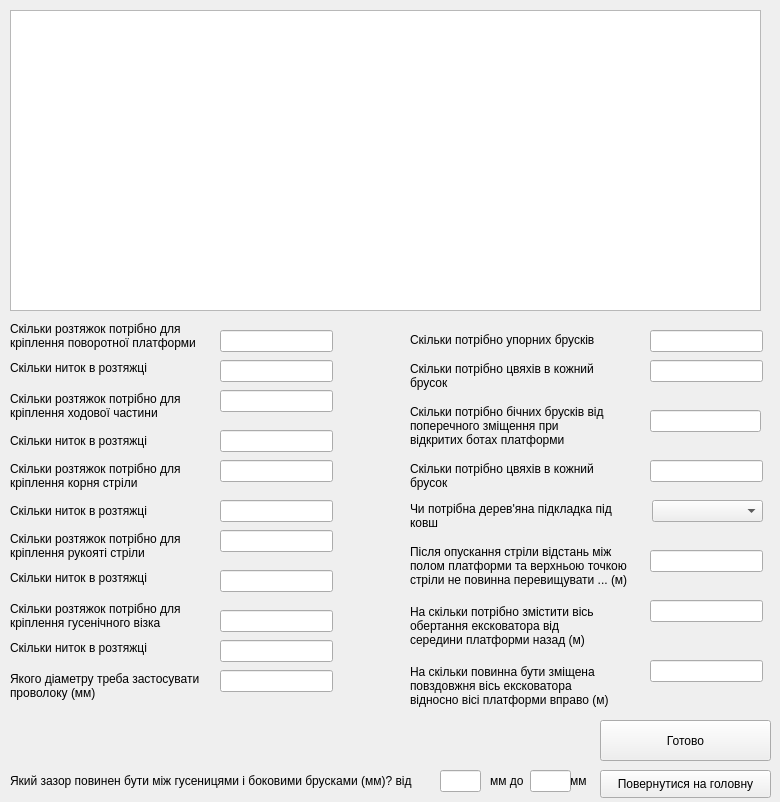
<?xml version="1.0" encoding="UTF-8"?>
<ui version="4.0">
 <class>Excavator_Form</class>
 <widget class="QWidget" name="Excavator_Form">
  <property name="geometry">
   <rect>
    <x>0</x>
    <y>0</y>
    <width>780</width>
    <height>802</height>
   </rect>
  </property>
  <property name="windowTitle">
   <string>Екскаватор ЕО-4125 на платформі</string>
  </property>
  <widget class="QGraphicsView" name="graphicsView">
   <property name="geometry">
    <rect>
     <x>10</x>
     <y>10</y>
     <width>751</width>
     <height>301</height>
    </rect>
   </property>
  </widget>
  <widget class="QLabel" name="label">
   <property name="geometry">
    <rect>
     <x>10</x>
     <y>320</y>
     <width>211</width>
     <height>31</height>
    </rect>
   </property>
   <property name="text">
    <string>Скільки розтяжок потрібно для
кріплення поворотної платформи</string>
   </property>
  </widget>
  <widget class="QLabel" name="label_2">
   <property name="geometry">
    <rect>
     <x>10</x>
     <y>670</y>
     <width>211</width>
     <height>31</height>
    </rect>
   </property>
   <property name="text">
    <string>Якого діаметру треба застосувати
проволоку (мм)</string>
   </property>
  </widget>
  <widget class="QLabel" name="label_3">
   <property name="geometry">
    <rect>
     <x>10</x>
     <y>360</y>
     <width>191</width>
     <height>16</height>
    </rect>
   </property>
   <property name="text">
    <string>Скільки ниток в розтяжці</string>
   </property>
  </widget>
  <widget class="QLabel" name="label_4">
   <property name="geometry">
    <rect>
     <x>10</x>
     <y>390</y>
     <width>211</width>
     <height>31</height>
    </rect>
   </property>
   <property name="text">
    <string>Скільки розтяжок потрібно для
кріплення ходової частини</string>
   </property>
  </widget>
  <widget class="QLabel" name="label_5">
   <property name="geometry">
    <rect>
     <x>10</x>
     <y>430</y>
     <width>191</width>
     <height>21</height>
    </rect>
   </property>
   <property name="text">
    <string>Скільки ниток в розтяжці</string>
   </property>
  </widget>
  <widget class="QLabel" name="label_6">
   <property name="geometry">
    <rect>
     <x>10</x>
     <y>460</y>
     <width>201</width>
     <height>31</height>
    </rect>
   </property>
   <property name="text">
    <string>Скільки розтяжок потрібно для
кріплення корня стріли</string>
   </property>
  </widget>
  <widget class="QLabel" name="label_7">
   <property name="geometry">
    <rect>
     <x>10</x>
     <y>500</y>
     <width>191</width>
     <height>21</height>
    </rect>
   </property>
   <property name="text">
    <string>Скільки ниток в розтяжці</string>
   </property>
  </widget>
  <widget class="QLabel" name="label_8">
   <property name="geometry">
    <rect>
     <x>10</x>
     <y>530</y>
     <width>191</width>
     <height>31</height>
    </rect>
   </property>
   <property name="text">
    <string>Скільки розтяжок потрібно для
кріплення рукояті стріли</string>
   </property>
  </widget>
  <widget class="QLabel" name="label_9">
   <property name="geometry">
    <rect>
     <x>10</x>
     <y>570</y>
     <width>181</width>
     <height>16</height>
    </rect>
   </property>
   <property name="text">
    <string>Скільки ниток в розтяжці</string>
   </property>
  </widget>
  <widget class="QLabel" name="label_10">
   <property name="geometry">
    <rect>
     <x>10</x>
     <y>600</y>
     <width>191</width>
     <height>31</height>
    </rect>
   </property>
   <property name="text">
    <string>Скільки розтяжок потрібно для
кріплення гусенічного візка</string>
   </property>
  </widget>
  <widget class="QLabel" name="label_11">
   <property name="geometry">
    <rect>
     <x>10</x>
     <y>640</y>
     <width>171</width>
     <height>16</height>
    </rect>
   </property>
   <property name="text">
    <string>Скільки ниток в розтяжці</string>
   </property>
  </widget>
  <widget class="QLabel" name="label_12">
   <property name="geometry">
    <rect>
     <x>10</x>
     <y>765</y>
     <width>431</width>
     <height>31</height>
    </rect>
   </property>
   <property name="text">
    <string>Який зазор повинен бути між гусеницями і боковими брусками (мм)? від</string>
   </property>
  </widget>
  <widget class="QLabel" name="label_13">
   <property name="geometry">
    <rect>
     <x>410</x>
     <y>330</y>
     <width>231</width>
     <height>20</height>
    </rect>
   </property>
   <property name="text">
    <string>Скільки потрібно упорних брусків</string>
   </property>
  </widget>
  <widget class="QLabel" name="label_14">
   <property name="geometry">
    <rect>
     <x>410</x>
     <y>360</y>
     <width>221</width>
     <height>31</height>
    </rect>
   </property>
   <property name="text">
    <string>Скільки потрібно цвяхів в кожний
брусок</string>
   </property>
  </widget>
  <widget class="QLabel" name="label_15">
   <property name="geometry">
    <rect>
     <x>410</x>
     <y>400</y>
     <width>241</width>
     <height>51</height>
    </rect>
   </property>
   <property name="text">
    <string>Скільки потрібно бічних брусків від
поперечного зміщення при
відкритих ботах платформи</string>
   </property>
  </widget>
  <widget class="QLabel" name="label_16">
   <property name="geometry">
    <rect>
     <x>410</x>
     <y>460</y>
     <width>231</width>
     <height>31</height>
    </rect>
   </property>
   <property name="text">
    <string>Скільки потрібно цвяхів в кожний
брусок</string>
   </property>
  </widget>
  <widget class="QLabel" name="label_17">
   <property name="geometry">
    <rect>
     <x>410</x>
     <y>660</y>
     <width>251</width>
     <height>51</height>
    </rect>
   </property>
   <property name="text">
    <string>На скільки повинна бути зміщена
повздовжня вісь ексковатора
відносно вісі платформи вправо (м)</string>
   </property>
  </widget>
  <widget class="QLabel" name="label_18">
   <property name="geometry">
    <rect>
     <x>410</x>
     <y>500</y>
     <width>241</width>
     <height>31</height>
    </rect>
   </property>
   <property name="text">
    <string>Чи потрібна дерев'яна підкладка під
ковш</string>
   </property>
  </widget>
  <widget class="QLabel" name="label_19">
   <property name="geometry">
    <rect>
     <x>410</x>
     <y>540</y>
     <width>261</width>
     <height>51</height>
    </rect>
   </property>
   <property name="text">
    <string>Після опускання стріли відстань між
полом платформи та верхньою точкою
стріли не повинна перевищувати ... (м)</string>
   </property>
  </widget>
  <widget class="QLabel" name="label_20">
   <property name="geometry">
    <rect>
     <x>410</x>
     <y>600</y>
     <width>241</width>
     <height>51</height>
    </rect>
   </property>
   <property name="text">
    <string>На скільки потрібно змістити вісь
обертання ексковатора від
середини платформи назад (м)</string>
   </property>
  </widget>
  <widget class="QLabel" name="label_21">
   <property name="geometry">
    <rect>
     <x>490</x>
     <y>765</y>
     <width>41</width>
     <height>31</height>
    </rect>
   </property>
   <property name="text">
    <string>мм до</string>
   </property>
  </widget>
  <widget class="QLabel" name="label_22">
   <property name="geometry">
    <rect>
     <x>570</x>
     <y>765</y>
     <width>31</width>
     <height>31</height>
    </rect>
   </property>
   <property name="text">
    <string>мм</string>
   </property>
  </widget>
  <widget class="QComboBox" name="comboBox">
   <property name="geometry">
    <rect>
     <x>652</x>
     <y>500</y>
     <width>111</width>
     <height>22</height>
    </rect>
   </property>
   <property name="contextMenuPolicy">
    <enum>Qt::DefaultContextMenu</enum>
   </property>
   <property name="placeholderText">
    <string/>
   </property>
  </widget>
  <widget class="QPushButton" name="pushButton">
   <property name="geometry">
    <rect>
     <x>600</x>
     <y>720</y>
     <width>171</width>
     <height>41</height>
    </rect>
   </property>
   <property name="text">
    <string>Готово</string>
   </property>
  </widget>
  <widget class="QPushButton" name="pushButton_2">
   <property name="geometry">
    <rect>
     <x>600</x>
     <y>770</y>
     <width>171</width>
     <height>28</height>
    </rect>
   </property>
   <property name="text">
    <string>Повернутися на головну</string>
   </property>
  </widget>
  <widget class="QLineEdit" name="lineEdit">
   <property name="geometry">
    <rect>
     <x>650</x>
     <y>330</y>
     <width>113</width>
     <height>22</height>
    </rect>
   </property>
  </widget>
  <widget class="QLineEdit" name="lineEdit_2">
   <property name="geometry">
    <rect>
     <x>650</x>
     <y>360</y>
     <width>113</width>
     <height>22</height>
    </rect>
   </property>
  </widget>
  <widget class="QLineEdit" name="lineEdit_3">
   <property name="geometry">
    <rect>
     <x>650</x>
     <y>410</y>
     <width>111</width>
     <height>22</height>
    </rect>
   </property>
  </widget>
  <widget class="QLineEdit" name="lineEdit_4">
   <property name="geometry">
    <rect>
     <x>650</x>
     <y>460</y>
     <width>113</width>
     <height>22</height>
    </rect>
   </property>
  </widget>
  <widget class="QLineEdit" name="lineEdit_5">
   <property name="geometry">
    <rect>
     <x>650</x>
     <y>550</y>
     <width>113</width>
     <height>22</height>
    </rect>
   </property>
  </widget>
  <widget class="QLineEdit" name="lineEdit_6">
   <property name="geometry">
    <rect>
     <x>650</x>
     <y>600</y>
     <width>113</width>
     <height>22</height>
    </rect>
   </property>
  </widget>
  <widget class="QLineEdit" name="lineEdit_7">
   <property name="geometry">
    <rect>
     <x>220</x>
     <y>330</y>
     <width>113</width>
     <height>22</height>
    </rect>
   </property>
  </widget>
  <widget class="QLineEdit" name="lineEdit_8">
   <property name="geometry">
    <rect>
     <x>220</x>
     <y>360</y>
     <width>113</width>
     <height>22</height>
    </rect>
   </property>
  </widget>
  <widget class="QLineEdit" name="lineEdit_9">
   <property name="geometry">
    <rect>
     <x>220</x>
     <y>390</y>
     <width>113</width>
     <height>22</height>
    </rect>
   </property>
  </widget>
  <widget class="QLineEdit" name="lineEdit_10">
   <property name="geometry">
    <rect>
     <x>220</x>
     <y>430</y>
     <width>113</width>
     <height>22</height>
    </rect>
   </property>
  </widget>
  <widget class="QLineEdit" name="lineEdit_11">
   <property name="geometry">
    <rect>
     <x>220</x>
     <y>460</y>
     <width>113</width>
     <height>22</height>
    </rect>
   </property>
  </widget>
  <widget class="QLineEdit" name="lineEdit_12">
   <property name="geometry">
    <rect>
     <x>220</x>
     <y>500</y>
     <width>113</width>
     <height>22</height>
    </rect>
   </property>
  </widget>
  <widget class="QLineEdit" name="lineEdit_13">
   <property name="geometry">
    <rect>
     <x>220</x>
     <y>530</y>
     <width>113</width>
     <height>22</height>
    </rect>
   </property>
  </widget>
  <widget class="QLineEdit" name="lineEdit_14">
   <property name="geometry">
    <rect>
     <x>220</x>
     <y>570</y>
     <width>113</width>
     <height>22</height>
    </rect>
   </property>
  </widget>
  <widget class="QLineEdit" name="lineEdit_15">
   <property name="geometry">
    <rect>
     <x>220</x>
     <y>610</y>
     <width>113</width>
     <height>22</height>
    </rect>
   </property>
  </widget>
  <widget class="QLineEdit" name="lineEdit_16">
   <property name="geometry">
    <rect>
     <x>650</x>
     <y>660</y>
     <width>113</width>
     <height>22</height>
    </rect>
   </property>
  </widget>
  <widget class="QLineEdit" name="lineEdit_17">
   <property name="geometry">
    <rect>
     <x>220</x>
     <y>640</y>
     <width>113</width>
     <height>22</height>
    </rect>
   </property>
  </widget>
  <widget class="QLineEdit" name="lineEdit_18">
   <property name="geometry">
    <rect>
     <x>220</x>
     <y>670</y>
     <width>113</width>
     <height>22</height>
    </rect>
   </property>
  </widget>
  <widget class="QLineEdit" name="lineEdit_19">
   <property name="geometry">
    <rect>
     <x>440</x>
     <y>770</y>
     <width>41</width>
     <height>22</height>
    </rect>
   </property>
  </widget>
  <widget class="QLineEdit" name="lineEdit_20">
   <property name="geometry">
    <rect>
     <x>530</x>
     <y>770</y>
     <width>41</width>
     <height>22</height>
    </rect>
   </property>
  </widget>
 </widget>
 <resources/>
 <connections/>
</ui>
